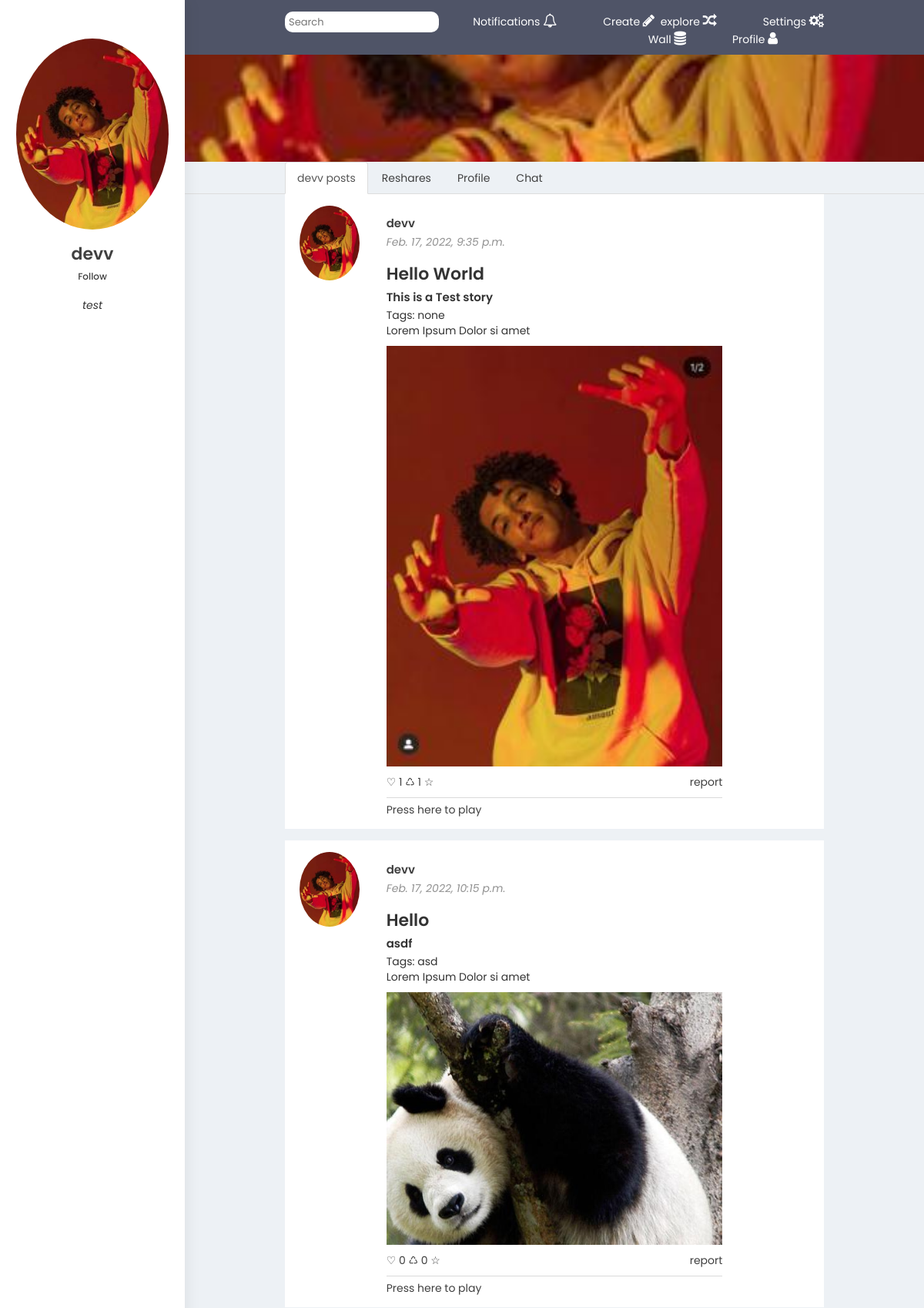
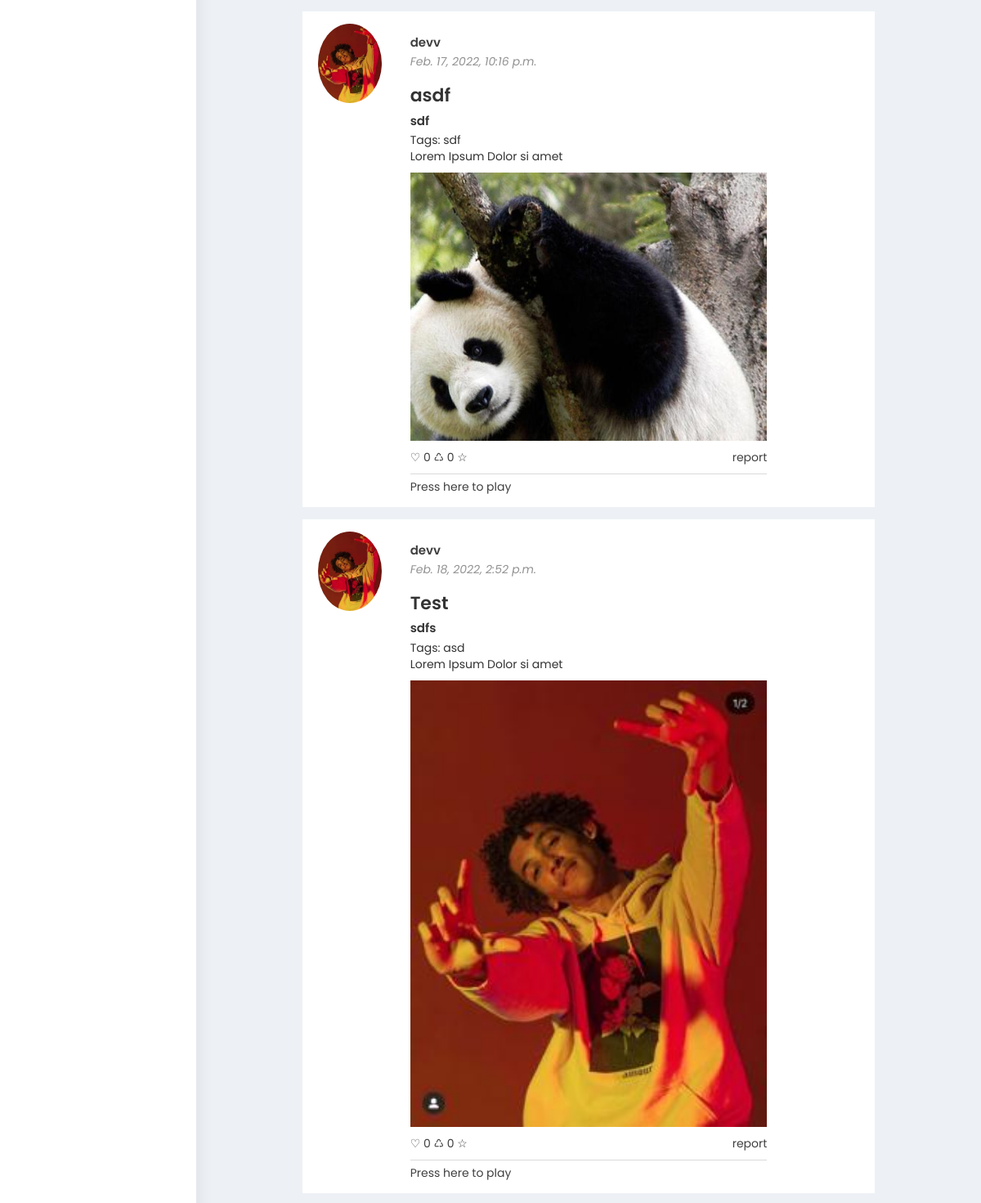
/profile/19/ (upper part), run on the app's committed database (2 pictures, top to bottom).
### users/models.py (models this page shows, shortened)
class Profile(models.Model):
    user = models.OneToOneField(User, on_delete=models.CASCADE)
    dob = models.DateField(null=True, blank=True)
    profile_pic = models.ImageField(default='default.jpg', upload_to='profile_pics')
    profile_banner = models.ImageField(default='default.jpg', upload_to='profile_banner')
    bio = models.TextField(max_length=300, default=('im new'))
    private_profile = models.BooleanField(default=False)
    pending_followers = models.ManyToManyField(settings.AUTH_USER_MODEL, blank=True, related_name='pending_followers')
    followers = models.ManyToManyField(settings.AUTH_USER_MODEL, blank=True, related_name='profile_followers')
    following = models.ManyToManyField(settings.AUTH_USER_MODEL, blank=True, related_name='profile_following')
    favorites = models.ManyToManyField(settings.AUTH_USER_MODEL, blank=True, related_name='favorites')
    block_list = models.ManyToManyField(settings.AUTH_USER_MODEL, blank=True, related_name='block_list')
    awards = models.ManyToManyField(Awards, blank=True, related_name='awards')
    banned = models.BooleanField(default=False)
    referrer_code = models.CharField(max_length=10, null=True, blank=True)
    referral_code = models.CharField(max_length=10, default=get_random_string(length=10))
    referrals = models.ManyToManyField(settings.AUTH_USER_MODEL, blank=True, related_name='referrals')
    joined = models.DateTimeField('joined', default=timezone.now)
    website = models.CharField(max_length=50, null=True, blank=True)
    instagram = models.CharField(max_length=20, null=True, blank=True)
    twitter = models.CharField(max_length=20, null=True, blank=True)
    tiktok = models.CharField(max_length=20, null=True, blank=True)
    youtube = models.CharField(max_length=20, null=True, blank=True)
    notifications = models.ManyToManyField(Notifications, blank=True, related_name='notifications')
    old_notifications = models.ManyToManyField(Notifications, blank=True, related_name='old_notifications')
    inbox = models.ManyToManyField(Thread, blank=True, related_name='inbox')
    stats = models.ForeignKey(Stats, on_delete=models.CASCADE, blank=True, null=True)
    def __str__(self):
        return f'{self.user.username} Profile'

### scenario/models.py (models this page shows, shortened)
class Story(models.Model):
    story_title = models.CharField(max_length= 100)
    story_description = models.TextField(max_length=500)
    story_pic = models.ImageField(default='default.jpg', upload_to='story_pics')
    pub_date = models.DateTimeField('date published', default=timezone.now)
    likes =  models.ManyToManyField(settings.AUTH_USER_MODEL, blank=True, related_name='post_likes')
    reshares = models.ManyToManyField(settings.AUTH_USER_MODEL, blank=True, related_name='reshares_list')
    favorites = models.ManyToManyField(settings.AUTH_USER_MODEL, blank=True, related_name='favorite_stories')
    author = models.ForeignKey(User, on_delete=models.CASCADE, default=None)
    tags = TaggableManager()
    draft = models.BooleanField(default=True)
    published = models.BooleanField(default=False)
    archive = models.BooleanField(default=False)
    def get_api_like_url(self):
        return reverse('post-api-like', kwargs={'pk': self.pk})
    def get_api_reshare_url(self):
        return reverse('post-api-reshare', kwargs={'pk': self.pk})
    def get_api_favorite_url(self):
        return reverse('post-api-favorite', kwargs={'pk': self.pk})

### users/views.py (the view, shortened to what this page needs)
# urls.py: path('profile/<int:pk>/', ProfileView.as_view(), name='profile-detail'),
class ProfileView(TemplateView):
    model = Profile
    template_name = 'users/user-profile.html'
    context_object_name = 'profile'
    def get_context_data(self, **kwargs):
        context = super().get_context_data(**kwargs)
        user = User.objects.get(pk=self.kwargs['pk'])
        profile = Profile.objects.get(user=user)
        obj = get_object_or_404(Profile, id=profile.id)
        thread_check = Thread.objects.filter(room__id=self.request.user.id).filter(room__id=obj.user.id)
        if not thread_check:
            thread_created = False
            context['messages'] = None
        context['thread_created'] = thread_created
        context['profile'] = profile
        user_stories = Story.objects.filter(author=user)
        user_reshares = Story.objects.filter(reshares=user)
        context['user_stories'] = user_stories
        context['user_reshares'] = user_reshares
        return context

### users/templates/users/user-profile.html
{% if profile.private_profile == True %}
    {% if user.profile.id == profile.id %}
    {% include 'users/myprofile.html' %}
    {% elif user in profile.followers.all %}
        {% include 'users/user_view.html' %}
    {% else %}
        {% include 'users/private_view.html' %}
{% endif %}
{% elif user in profile.block_list.all %}
{% include 'users/blocked_view.html' %}
{% elif profile.banned == True %}
{% include 'users/suspended_view.html' %}
{% else %}
{% include 'users/user_view.html' %}
{% endif %}

### users/templates/users/user_view.html (shortened to what this page needs)
{% load static %}
<!DOCTYPE html>
<html>
<body id="user">
    {% include "scenario/nnavbar.html" %}
    <div class="sidebar-nav">
        <a href="{% url 'profile-detail' profile.id %}" title="User profile">
            <img src="{{profile.profile_pic.url}}" alt="{{profile.user.username}}" class="img-circle img-user">
        </a>
        <h2 class="text-center hidden-xs"><a href="user-profile.html" title="{{profile.user.username}}">{{profile.user.username}}</a></h2>
        {% if user in profile.followers.all %}
        <h6 class="text-center hidden-xs"><a href="{% url 'profile-follow-toggle' profile.id%}" id="follow">unFollow</a></h6>
        {% elif user == profile.user %}
        <h6 class="text-center hidden-xs"><a href="#">:)</a></h6>
        {% else %}
        <h6 class="text-center hidden-xs"><a href="{% url 'profile-follow-toggle' profile.id%}" id="follow">Follow</a></h6>
        {% endif %}
        <p class="text-center user-description hidden-xs">
            <i>{{profile.bio}}</i>
        </p>
    </div>
    <div class="content-posts profile-content">
        <div class="banner-profile" style="background-image: url('{{profile.profile_banner.url}}')">
        </div>
        <ul class="nav nav-tabs" role="tablist">
            {% if user_stories.count > 0 %}
            <li class="active"><a href="#posts" role="tab" id="postsTab" data-toggle="tab" aria-controls="posts" aria-expanded="true">{{profile.user.username}} posts</a></li>
            {% endif %}
            {% if user_reshares.count > 0 %}
            <li><a href="#reshares" role="tab" id="resharesTab" data-toggle="tab" aria-controls="posts" aria-expanded="true">Reshares</a></li>
            {% endif %}
            <li><a href="#profile" role="tab" id="profileTab" data-toggle="tab" aria-controls="profile" aria-expanded="true">Profile</a></li>
            <li><a href="#chat" role="tab" id="chatTab" data-toggle="tab" aria-controls="chat" aria-expanded="true">Chat</a></li>
        </ul>
        <div class="tab-content">
            <div class="tab-pane fade active in" role="tabpanel" id="posts" aria-labelledby="postsTab">
                <div id="posts-container" class="container-fluid container-posts">
                    {% for story in user_stories %}
                    {% include "users/card.html" %}
                    {% endfor %}
                </div>
            </div>
        </div>
    </div>
</body>

### users/templates/users/card.html (shortened to what this page needs)
<div class="card-post">
                        <div class="row">
                            <div class="col-xs-3 col-sm-2">
                                <a href="{% url 'profile-detail' story.author.profile.id %}" title="{{story.author.profile}} profile">
                                    <img src="{{story.author.profile.profile_pic.url}}" alt="{{story.author.profile}}" class="img-circle img-user">
                                </a>
                            </div>
                            <div class="col-xs-9 col-sm-10 info-user">
                                <h3><a href="{% url 'profile-detail' story.author.profile.id %}" title="{{story.author}}">{{story.author}}</a></h3>
                                <p><i>{{story.pub_date}}</i></p>
                                <h2>{{story.story_title}}</h2>
                                <h3>{{story.story_description}}</h3>
                                <p>Tags:{% for x in story.tags.all %} {{x}} {% endfor %}</p>
                            </div>
                        </div>
                        <div class="row">
                            <div class="col-sm-8 col-sm-offset-2 data-post">
                                <p>Lorem Ipsum Dolor si amet</p>
                                <img src="{{story.story_pic.url}}" alt="{{story.story_title}}" class="img-post">
                                <div class="reaction" >
                                    {% if user in story.likes.all %}
                                    <a class="like-btn" data-href="{{story.get_api_like_url}}" data-likes='{{ story.likes.count }}' href="{{story.get_api_like_url}}" >&#10084; {{story.likes.count}}</a>
                                    {% else %}
                                    <a class="like-btn" data-href="{{story.get_api_like_url}}" data-likes='{{ story.likes.count }}' href="{{story.get_api_like_url}}">&#9825; {{story.likes.count}}</a>
                                    {% endif %}
                                    {% if user in story.reshares.all %}
                                    <a class="reshare-btn" href="{{story.get_api_reshare_url}}" data-href="{{story.get_api_reshare_url}}">  &#9851;yuh {{story.reshares.count}}</a>
                                    {% else %}
                                    <a class="reshare-btn" href="{{story.get_api_reshare_url}}" data-href="{{story.get_api_reshare_url}}">  &#9850; {{story.reshares.count}}</a>
                                    {% endif %}
                                    {% if user in story.favorites.all %}
                                    <a class="fav-btn" href="{{story.get_api_favorite_url}}" data-href="{{story.get_api_favorite_url}}">  &#9733;</a>
                                    {% else %}
                                    <a class="fav-btn" href="{{story.get_api_favorite_url}}" data-href="{{story.get_api_favorite_url}}">  &#9734;</a>
                                    {% endif %}
                                    <a href="{%url 'story-report' story.id%}" class="pull-right"> report </a>
                                </div>
                                <div class="comments">
                                    <a href="{% url 'story-play' story.id%}">Press here to play</a>
                                </div>
                            </div>
                        </div>
                    </div>

### scenario/static/scenario/style.css (style rules this page uses)
html, body, .sidebar-nav, .content-posts { height: 100%; }
body { background: #edf1f5; font-family: Poppins, sans-serif; }
a, a:link, a:visited, a:focus { color: #404040; text-decoration: none; }
h1, h2, h3 { font-weight: 600; }
h2 { font-size:22px; }
h3 { font-size: 15px; margin-top:0; margin-bottom:5px; }
video, img { width: 100%; height: auto; }
.content-posts { margin-left: 240px; margin-top: 65px; }
.img-user { width: 90%; margin-left: 5%; }
.card-post .img-user { max-width: 110px; min-width: 60px; }
.sidebar-nav { box-shadow: 1px 0px 20px rgba(0, 0, 0, 0.08); position: fixed; width: 240px; top: 0px; padding: 50px 10px 0px 10px; background: #ffffff; z-index: 99; }
.card-post { background: #ffffff; padding: 15px; display: block; overflow: hidden; margin-bottom: 15px; }
.container-posts { padding: 0 130px; }
.img-post { width: 100%; }
.info-user i { color:#929292; }
.reaction { padding: 10px 0; }
.comments { border-top: 1px solid #dadada; padding-top: 5px; }
.user-description { margin-top: 20px; line-height: 22px; }
.info-user { margin-top:15px; }
.info-user p { margin:0px; }
.banner-profile { height: 160px; width: 100%; background-image: url('https://placehold.it/1280x450'); background-size: cover; background-position: center; }
.profile-content { padding-top: 50px; margin-top:0px; }
.profile-content .nav-tabs { padding-left: 130px; }

### data on the page
Profile: profile_pic (placeholder picture), user.username "devv", bio "test", profile_banner (placeholder picture)
Story: author.profile.profile_pic (placeholder picture), author "devv", pub_date "Feb. 17, 2022, 9:35 p.m.", story_title "Hello World", story_description "This is a Test story", story_pic (placeholder picture), likes.count "1", reshares.count "1"
Tag: name "none"
Story: author.profile.profile_pic (placeholder picture), author "devv", pub_date "Feb. 17, 2022, 10:15 p.m.", story_title "Hello", story_description "asdf", story_pic (picture), likes.count "0", reshares.count "0"
Tag: name "asd"
Story: author.profile.profile_pic (placeholder picture), author "devv", pub_date "Feb. 17, 2022, 10:16 p.m.", story_title "asdf", story_description "sdf", story_pic (picture), likes.count "0", reshares.count "0"
Tag: name "sdf"
Story: author.profile.profile_pic (placeholder picture), author "devv", pub_date "Feb. 18, 2022, 2:52 p.m.", story_title "Test", story_description "sdfs", story_pic (placeholder picture), likes.count "0", reshares.count "0"
